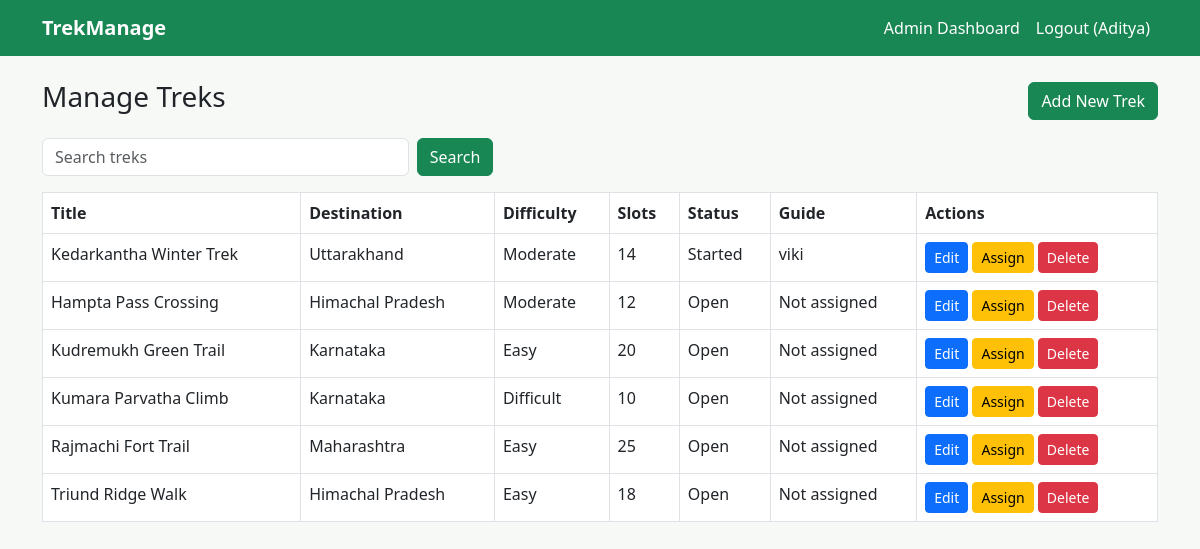
The app's page /admin/treks (signed in) with its own data.
### models.py (models this page shows)
class User(db.Model, UserMixin):
    id = db.Column(db.Integer, primary_key=True)
    full_name = db.Column(db.String(100), nullable=False)
    email = db.Column(db.String(120), unique=True, nullable=False)
    password_hash = db.Column(db.String(200), nullable=False)
    phone_number = db.Column(db.String(20))
    role = db.Column(db.String(20), nullable=False)
    approval_status = db.Column(db.String(20), default="approved")
    blacklist_status = db.Column(db.Boolean, default=False)
    treks_guided = db.relationship("Trek", backref="guide", lazy=True)
    bookings = db.relationship("Booking", backref="trekker", lazy=True)

class Trek(db.Model):
    id = db.Column(db.Integer, primary_key=True)
    trek_title = db.Column(db.String(120), nullable=False)
    destination = db.Column(db.String(120), nullable=False)
    difficulty_level = db.Column(db.String(20), nullable=False)
    duration_days = db.Column(db.Integer, nullable=False)
    start_date = db.Column(db.Date, nullable=False)
    end_date = db.Column(db.Date, nullable=False)
    remaining_slots = db.Column(db.Integer, nullable=False)
    current_status = db.Column(db.String(20), default="Open")
    description = db.Column(db.Text)
    guide_id = db.Column(db.Integer, db.ForeignKey("user.id"))
    bookings = db.relationship("Booking", backref="trek", lazy=True)

### routes/admin_routes.py (the view)
@admin_blueprint.route("/treks")
@login_required
@admin_only
def manage_treks():
    search_term = request.args.get("search_term", "")
    if search_term:
        treks = Trek.query.filter(Trek.trek_title.ilike(f"%{search_term}%")).all()
    else:
        treks = Trek.query.all()
    return render_template("admin/treks.html", treks=treks, search_term=search_term)

### app.py (called while the page is built)
@login_manager.user_loader
def load_user(user_id):
    return User.query.get(int(user_id))

### routes/admin_routes.py (called while the page is built)
def admin_only(view_function):
    @wraps(view_function)
    def wrapper(*args, **kwargs):
        if not current_user.is_authenticated or current_user.role != "admin":
            flash("Admin access required.")
            return redirect(url_for("auth.login"))
        return view_function(*args, **kwargs)
    return wrapper

### templates/admin/treks.html
{% extends "base.html" %}
{% block content %}
<div class="d-flex justify-content-between align-items-center mb-3">
    <h3>Manage Treks</h3>
    <a href="{{ url_for('admin.add_trek') }}" class="btn btn-success">Add New Trek</a>
</div>
<form method="GET" class="row g-2 mb-3">
    <div class="col-md-4">
        <input type="text" name="search_term" class="form-control" placeholder="Search treks" value="{{ search_term }}">
    </div>
    <div class="col-md-2">
        <button type="submit" class="btn btn-success">Search</button>
    </div>
</form>
<table class="table table-bordered bg-white">
    <thead>
        <tr>
            <th>Title</th>
            <th>Destination</th>
            <th>Difficulty</th>
            <th>Slots</th>
            <th>Status</th>
            <th>Guide</th>
            <th>Actions</th>
        </tr>
    </thead>
    <tbody>
        {% for trek in treks %}
        <tr>
            <td>{{ trek.trek_title }}</td>
            <td>{{ trek.destination }}</td>
            <td>{{ trek.difficulty_level }}</td>
            <td>{{ trek.remaining_slots }}</td>
            <td>{{ trek.current_status }}</td>
            <td>{{ trek.guide.full_name if trek.guide else "Not assigned" }}</td>
            <td>
                <a href="{{ url_for('admin.edit_trek', trek_id=trek.id) }}" class="btn btn-sm btn-primary">Edit</a>
                <a href="{{ url_for('admin.assign_staff', trek_id=trek.id) }}" class="btn btn-sm btn-warning">Assign</a>
                <a href="{{ url_for('admin.delete_trek', trek_id=trek.id) }}" class="btn btn-sm btn-danger">Delete</a>
            </td>
        </tr>
        {% else %}
        <tr><td colspan="7">No treks found.</td></tr>
        {% endfor %}
    </tbody>
</table>
{% endblock %}

### templates/base.html (shortened to what this page needs)
<!DOCTYPE html>
<html lang="en">
<head>
    <link href="https://cdn.jsdelivr.net/npm/bootstrap@5.3.0/dist/css/bootstrap.min.css" rel="stylesheet">
    <link href="{{ url_for('static', filename='css/style.css') }}" rel="stylesheet">
</head>
<body>
    <nav class="navbar navbar-expand-lg navbar-dark bg-success">
        <div class="container">
            <a class="navbar-brand" href="{{ url_for('trekker.browse_treks') }}">TrekManage</a>
            <div class="navbar-nav ms-auto">
                {% if current_user.is_authenticated %}
                    {% if current_user.role == 'admin' %}
                        <a class="nav-link text-white" href="{{ url_for('admin.dashboard') }}">Admin Dashboard</a>
                    {% elif current_user.role == 'staff' %}
                        <a class="nav-link text-white" href="{{ url_for('staff.dashboard') }}">Staff Dashboard</a>
                    {% else %}
                        <a class="nav-link text-white" href="{{ url_for('trekker.browse_treks') }}">Browse Treks</a>
                        <a class="nav-link text-white" href="{{ url_for('trekker.my_bookings') }}">My Bookings</a>
                        <a class="nav-link text-white" href="{{ url_for('trekker.edit_profile') }}">Profile</a>
                    {% endif %}
                    <a class="nav-link text-white" href="{{ url_for('auth.logout') }}">Logout ({{ current_user.full_name }})</a>
                {% else %}
                    <a class="nav-link text-white" href="{{ url_for('auth.login') }}">Login</a>
                    <a class="nav-link text-white" href="{{ url_for('auth.register') }}">Register</a>
                {% endif %}
            </div>
        </div>
    </nav>
    <div class="container mt-4">
        {% block content %}{% endblock %}
    </div>
</body>
</html>

### static/css/style.css (style rules this page uses)
body { background-color: #f7f9f7; }
.navbar-brand { font-weight: bold; }

### records on screen
User: full_name "Aditya"
Trek: trek_title "Kedarkantha Winter Trek", destination "Uttarakhand", difficulty_level "Moderate", remaining_slots "14", current_status "Started", guide "viki"
Trek: trek_title "Hampta Pass Crossing", destination "Himachal Pradesh", difficulty_level "Moderate", remaining_slots "12", current_status "Open", guide "Not assigned"
Trek: trek_title "Kudremukh Green Trail", destination "Karnataka", difficulty_level "Easy", remaining_slots "20", current_status "Open", guide "Not assigned"
Trek: trek_title "Kumara Parvatha Climb", destination "Karnataka", difficulty_level "Difficult", remaining_slots "10", current_status "Open", guide "Not assigned"
Trek: trek_title "Rajmachi Fort Trail", destination "Maharashtra", difficulty_level "Easy", remaining_slots "25", current_status "Open", guide "Not assigned"
Trek: trek_title "Triund Ridge Walk", destination "Himachal Pradesh", difficulty_level "Easy", remaining_slots "18", current_status "Open", guide "Not assigned"
